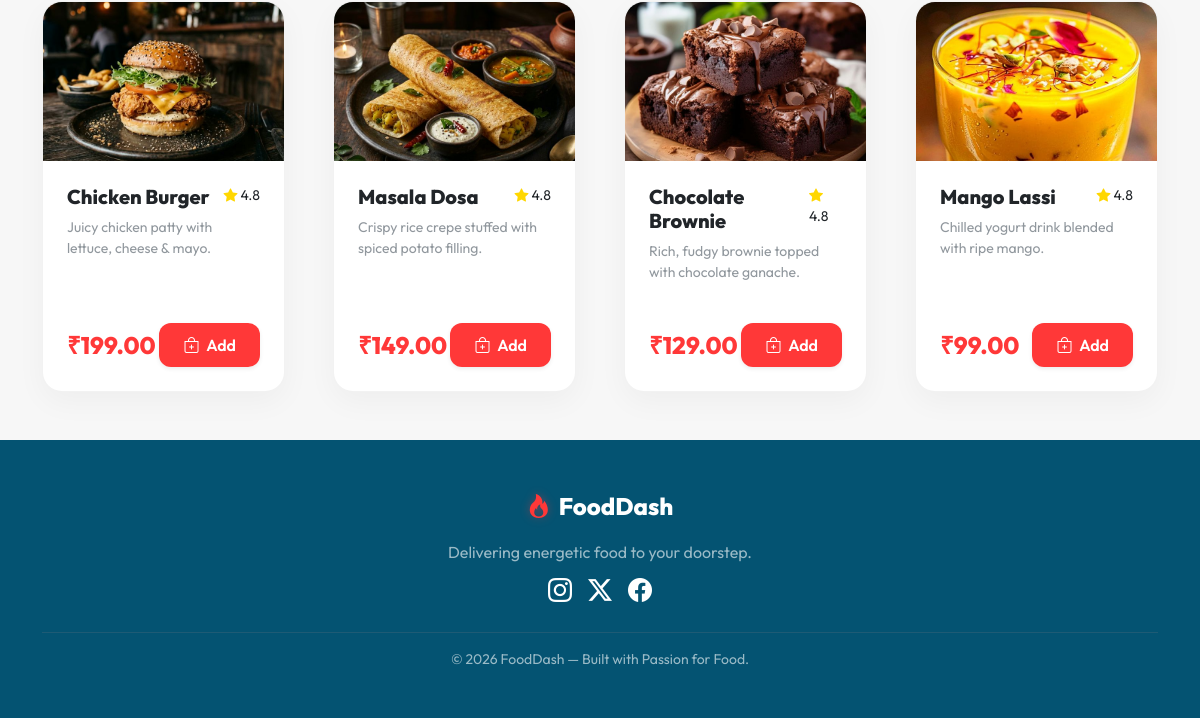
The page /menu (signed in, lower part) on the database as committed earlier.
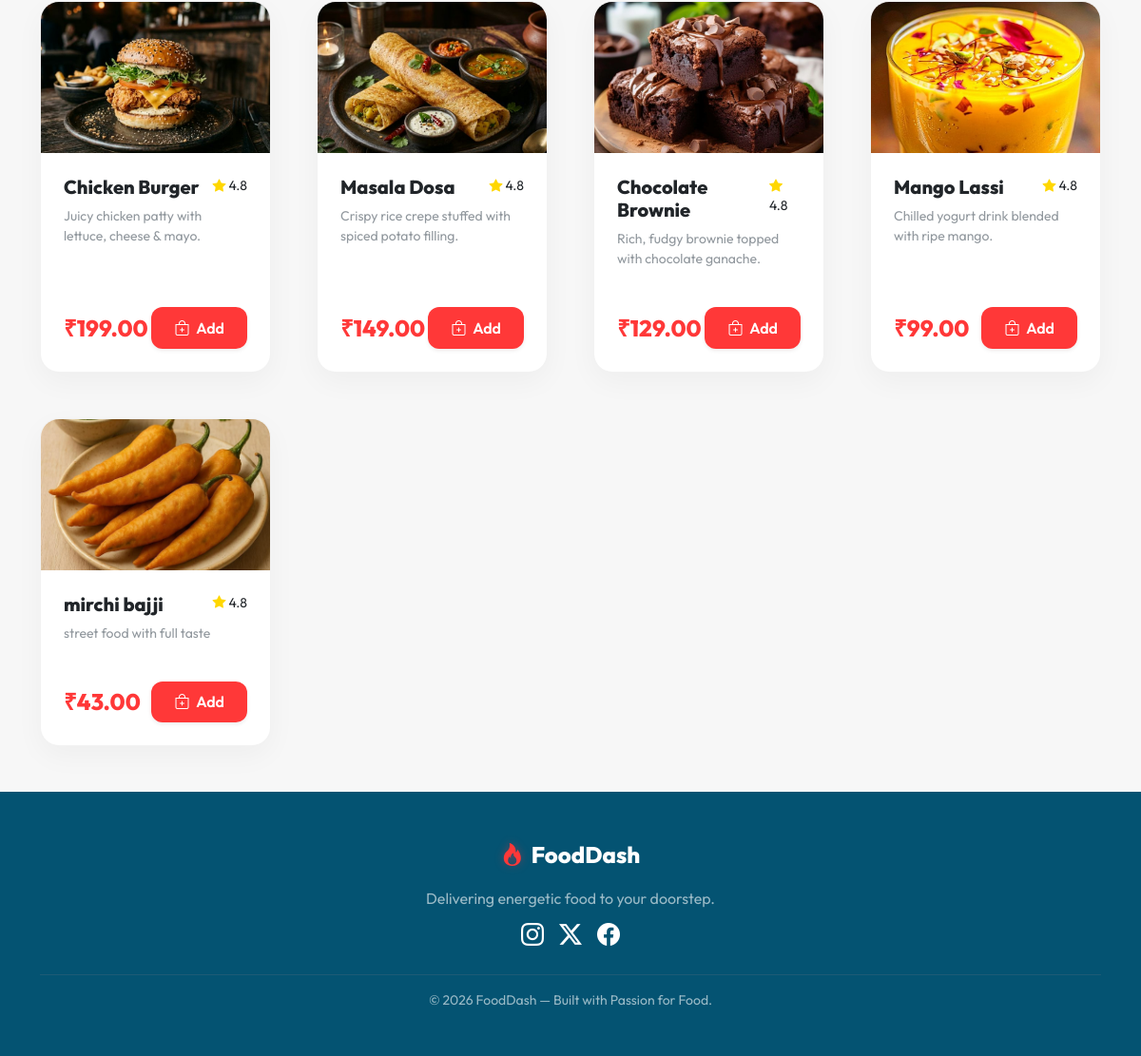
The same page on the database as committed later.
### backent/models.py (models this page shows, shortened)
class MenuItem(db.Model):
    __tablename__ = "menu_items"
    id = db.Column(db.Integer, primary_key=True)
    name = db.Column(db.String(120), nullable=False)
    price = db.Column(db.Float, nullable=False)
    description = db.Column(db.Text, nullable=True)
    image_filename = db.Column(db.String(256), nullable=True)

### backent/app.py (the view)
@app.route("/menu")
@login_required
def menu():
    items = MenuItem.query.all()
    cart = session.get("cart", {})
    return render_template("menu.html", items=items, cart=cart)

### backent/app.py (called while the page is built)
@login_manager.user_loader
def load_user(user_id):
    return User.query.get(int(user_id))

### templates/menu.html (shortened to what this page needs)
{% extends "base.html" %}
{% block content %}
<div class="row g-5">
    {% for item in items %}
    <div class="col-sm-6 col-lg-4 col-xl-3">
        <div class="card item-card h-100">
            <div class="card-img-container">
                {% if item.image_filename %}
                    <img src="{{ url_for('static', filename='images/' ~ item.image_filename) }}"
                         alt="{{ item.name }}"
                         onerror="this.src='https://placehold.co/600x400?text={{ item.name|urlencode }}'">
                {% else %}
                    <img src="{{ url_for('static', filename='images/' ~ item.name.lower().replace(' ', '_') ~ '.png') }}"
                         alt="{{ item.name }}"
                         onerror="this.src='https://placehold.co/600x400?text={{ item.name|urlencode }}'">
                {% endif %}
            </div>
            <div class="card-body d-flex flex-column">
                <div class="d-flex justify-content-between align-items-start mb-2">
                    <h5 class="card-title mb-0">{{ item.name }}</h5>
                    <div class="small"><i class="bi bi-star-fill rating-star"></i> 4.8</div>
                </div>
                <p class="card-text text-secondary small flex-grow-1 opacity-75">{{ item.description }}</p>
                <div class="d-flex align-items-center justify-content-between mt-4">
                    <span class="item-price">₹{{ "%.2f"|format(item.price) }}</span>
                    {% set qty = cart.get(item.id|string, 0) %}
                    {% if qty > 0 %}
                        <div class="d-flex align-items-center gap-2">
                            <form method="POST" action="{{ url_for('remove_from_cart', item_id=item.id) }}">
                                <button class="btn btn-sm btn-outline-secondary rounded-circle d-flex align-items-center justify-content-center" style="width:34px;height:34px;"><i class="bi bi-dash"></i></button>
                            </form>
                            <span class="qty-badge">{{ qty }}</span>
                            <form method="POST" action="{{ url_for('add_to_cart', item_id=item.id) }}">
                                <button class="btn btn-sm btn-primary rounded-circle d-flex align-items-center justify-content-center shadow" style="width:34px;height:34px;"><i class="bi bi-plus"></i></button>
                            </form>
                        </div>
                    {% else %}
                        <form method="POST" action="{{ url_for('add_to_cart', item_id=item.id) }}">
                            <button class="btn btn-primary px-4 shadow-sm">
                                <i class="bi bi-bag-plus me-1"></i> Add
                            </button>
                        </form>
                    {% endif %}
                </div>
            </div>
        </div>
    </div>
    {% endfor %}
</div>
{% endblock %}

Rows that differ between the two databases and show on the page:
added MenuItem: image_filename (picture), name "mirchi bajji", description "street food with full taste", price "43.00"
